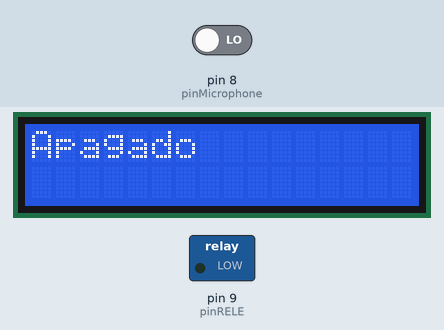
Recording of a sketch running on a simulated Arduino Uno, built with avr-gcc and run on an emulated ATmega328P. Parts: 16×2 character LCD, switched loads named in the sketch (green lamp = pin HIGH). The test bench sets the inputs (shaded band); at power-on: pin 8 (pinMicrophone) LOW. What the sketch prints to the serial monitor is not drawn.

Above: at 1.2 s.
1.3 s: pin 8 (pinMicrophone) driven HIGH
At 2.3 s:
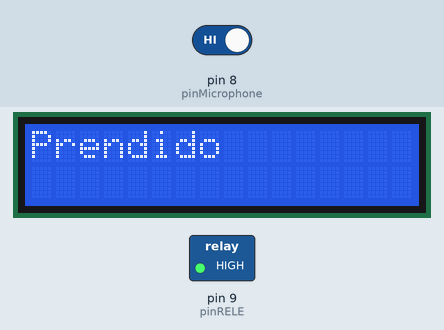
4.3 s: pin 8 (pinMicrophone) driven LOW
At 5.1 s:
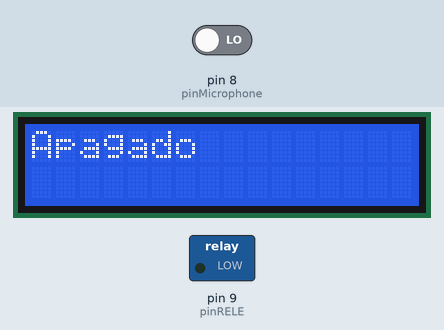
Timing chart, 0 to 7.3 s (numbered marks = the images above; inputs shaded):
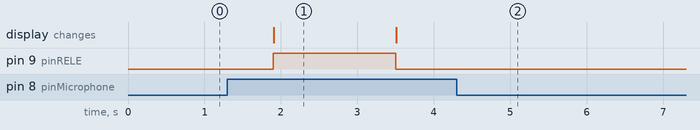

The sketch:

clapclap.ino
```cpp
const int pinRELE = 9;
const int pinMicrophone = 8;
bool state1 = false;
bool state2 = false;
bool state3 = false;
bool stateLED = false;
bool Whattoread = false;
bool apagar=false;
bool soundDetected = false;
bool revisar=true;
unsigned long tem;
#include <LiquidCrystal.h>

LiquidCrystal display(2, 3, 4, 5, 6, 7);
void setup(){
  display.begin(16,2);
  pinMode(pinRELE, OUTPUT);
  pinMode(pinMicrophone, INPUT);
  Serial.begin(9600);
}

void loop(){
 if(!apagar){
  if(revisar){
      display.clear();
      display.print("Apagado");
      revisar = false;
  }
  soundDetected = digitalRead(pinMicrophone);
  if ((soundDetected==true) && (state1==false) && (state2==false) && (state3==false)) {
  state1 = true;
  Serial.println("Estado1 true");
  tem = millis();
  delay (200);
  } else if ((soundDetected == true) && (state1==true) && (state2==false) && (state3==false) ) {
  state2 = true;
  Serial.println("Estado2 true");
  delay (200);
  } else if ((soundDetected == true) && (state1==true) && (state2==true) && (state3==false) ) {
  state3 = true;
  Serial.println("Estado3 true");
  delay (200);
  }

  if ((state1==true) && (state2==true) && (state3==true)){
  stateLED = !stateLED;
  digitalWrite(pinRELE , stateLED);
  Serial.println("Reset");
  state1 = false;
  state2 = false;
  state3 = false;
  apagar=true;
  display.clear();
  display.print("Prendido");
  delay(1000);
  }

  if (((millis()-tem) >= 800) && (state1==true) && (state2==false || state3==false)){ // Reseteamos estados al pasar 500 ms
  Serial.println("Reset Time");
  Serial.println((millis()-tem));
  state1 = false;
  state2 = false;
  state3 = false;
  }
 }else{
  soundDetected = digitalRead(pinMicrophone);
  if ((soundDetected==true) && (state1==false) && (state2==false) && (state3==false)) {
  state1 = true;
  Serial.println("Estado1 true");
  tem = millis();
  delay (200);
  } else if ((soundDetected == true) && (state1==true) && (state2==false) && (state3==false) ) {
  state2 = true;
  Serial.println("Estado2 true");
  delay (200);
  } else if ((soundDetected == true) && (state1==true) && (state2==true) && (state3==false) ) {
  state3 = true;
  Serial.println("Estado3 true");
  delay (200);
  }

  if ((state1==true) && (state2==true) && (state3==true)){
  stateLED = !stateLED;
  digitalWrite(pinRELE , stateLED);
  Serial.println("Reset");
  state1 = false;
  state2 = false;
  state3 = false;
  apagar=false;
  display.clear();
  display.print("Apagado");
  delay(1000);
  }

  if (((millis()-tem) >= 800) && (state1==true) && (state2==false || state3==false)){ // Reseteamos estados al pasar 500 ms
  Serial.println("Reset Time");
  Serial.println((millis()-tem));
  state1 = false;
  state2 = false;
  state3 = false;
  }
}
}
```

Measured:
- after the input at 1.3 s, pin 9 (pinRELE): LOW → HIGH after 0.60 s, → LOW 1.6 s later; the display: changes after 0.60 s (image 1)
- after the input at 4.3 s, pin 9 (pinRELE): stops changing and stays LOW
- what the display in image 1 shows lasts 1.6 s, from 1.9 s to 3.5 s
